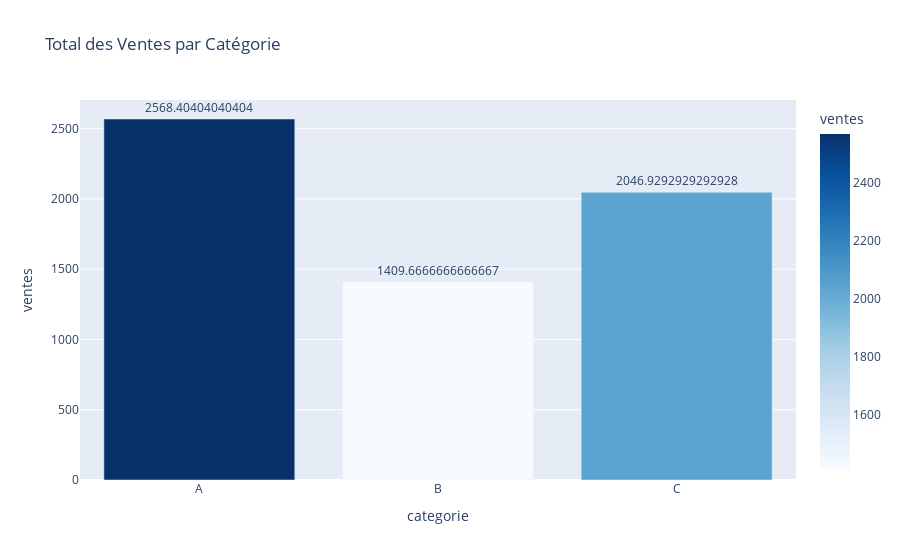

Notebook code for this chart:
### Code cell
# ============================================================================
# GRAPHIQUE 3 : BAR CHART (Graphique en barres)
# ============================================================================

print("\n BAR CHART - Comparaison de catégories")

# Agrégation des données
df_agg = df_demo.groupby('categorie')['ventes'].sum().reset_index()

fig_bar = px.bar(
    df_agg,
    x='categorie',
    y='ventes',
    title=' Total des Ventes par Catégorie',
    color='ventes',
    color_continuous_scale='Blues',
    text='ventes'  # Afficher les valeurs sur les barres
)

# Positionner le texte
fig_bar.update_traces(textposition='outside')
fig_bar.show()

### Figure 1 — Plotly figure (JSON) as saved in the notebook; plotly's stock layout.template omitted (floating-point values rounded to 4 significant figures)
{"data": [{"hovertemplate": "categorie=%{x}<br>ventes=%{marker.color}<extra></extra>", "legendgroup": "", "marker": {"color": [2568.0, 1410.0, 2047.0], "coloraxis": "coloraxis", "pattern": {"shape": ""}}, "name": "", "orientation": "v", "showlegend": false, "text": [2568.0, 1410.0, 2047.0], "textposition": "outside", "type": "bar", "x": ["A", "B", "C"], "xaxis": "x", "y": [2568.0, 1410.0, 2047.0], "yaxis": "y"}], "layout": {"barmode": "relative", "coloraxis": {"colorbar": {"title": {"text": "ventes"}}, "colorscale": [[0, "rgb(247,251,255)"], [0.125, "rgb(222,235,247)"], [0.25, "rgb(198,219,239)"], [0.375, "rgb(158,202,225)"], [0.5, "rgb(107,174,214)"], [0.625, "rgb(66,146,198)"], [0.75, "rgb(33,113,181)"], [0.875, "rgb(8,81,156)"], [1, "rgb(8,48,107)"]]}, "legend": {"tracegroupgap": 0}, "title": {"text": " Total des Ventes par Catégorie"}, "xaxis": {"anchor": "y", "domain": [0, 1], "title": {"text": "categorie"}}, "yaxis": {"anchor": "x", "domain": [0, 1], "title": {"text": "ventes"}}}}
